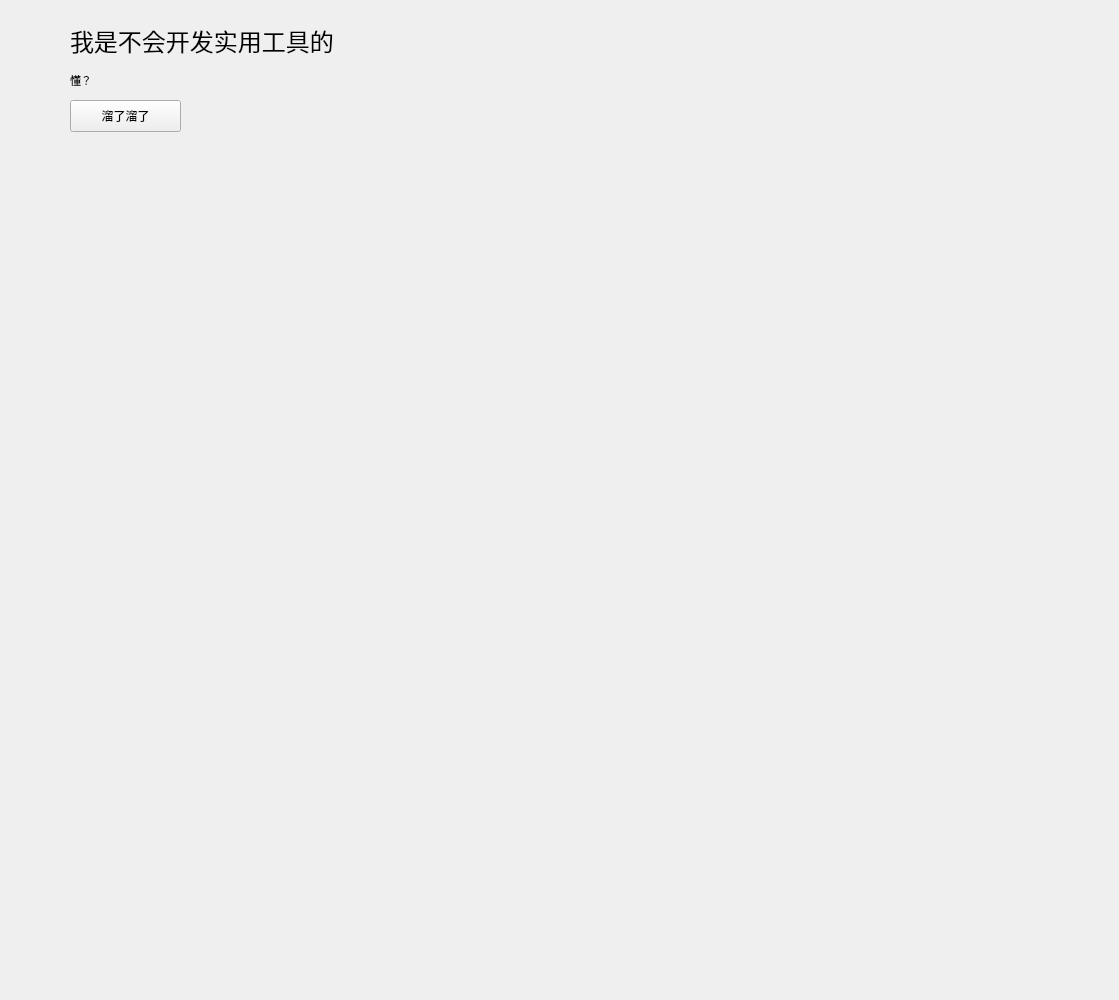
      <widget class="QWidget" name="scrollAreaWidgetContents_3">
       <property name="geometry">
        <rect>
         <x>0</x>
         <y>0</y>
         <width>1119</width>
         <height>1000</height>
        </rect>
       </property>
       <property name="minimumSize">
        <size>
         <width>0</width>
         <height>1000</height>
        </size>
       </property>
       <widget class="ElevatedCardWidget" name="ElevatedCardWidget_6">
        <property name="geometry">
         <rect>
          <x>60</x>
          <y>10</y>
          <width>331</width>
          <height>141</height>
         </rect>
        </property>
        <widget class="TitleLabel" name="TitleLabel_8">
         <property name="geometry">
          <rect>
           <x>10</x>
           <y>0</y>
           <width>271</width>
           <height>61</height>
          </rect>
         </property>
         <property name="font">
          <font>
           <family>微软雅黑</family>
           <pointsize>18</pointsize>
           <weight>50</weight>
           <bold>false</bold>
          </font>
         </property>
         <property name="text">
          <string>我是不会开发实用工具的</string>
         </property>
        </widget>
        <widget class="CaptionLabel" name="CaptionLabel_6">
         <property name="geometry">
          <rect>
           <x>10</x>
           <y>50</y>
           <width>141</width>
           <height>41</height>
          </rect>
         </property>
         <property name="font">
          <font>
           <family>微软雅黑</family>
           <pointsize>8</pointsize>
           <weight>50</weight>
           <bold>false</bold>
          </font>
         </property>
         <property name="text">
          <string>懂？</string>
         </property>
        </widget>
        <widget class="PushButton" name="go">
         <property name="geometry">
          <rect>
           <x>10</x>
           <y>90</y>
           <width>111</width>
           <height>32</height>
          </rect>
         </property>
         <property name="styleSheet">
          <string notr="true">/* ==================== 基础按钮样式 ==================== */
/* 默认状态：青色背景，白色文字，保留圆角和边框 */
PushButton, ToolButton, ToggleButton, ToggleToolButton,
PrimaryPushButton, PrimaryToolButton {
    color: white;
    background-color: #4ca0af;
    border: 1px solid #45a049;
    border-bottom: 1px solid #007780;
    border-radius: 5px;
    padding: 5px 12px 6px 12px;
    outline: none;
}

/* 悬停状态：背景保持青色，文字变为黑色 */
PushButton:hover, ToolButton:hover, ToggleButton:hover, ToggleToolButton:hover,
PrimaryPushButton:hover, PrimaryToolButton:hover {
    
    background-color: #45a049; /* 强制背景色不变 */
    border: 1px solid #45a049;
    border-bottom: 1px solid #007780;
}

/* 按下状态：背景保持青色，文字变为黑色（或深灰色以示反馈） */
PushButton:pressed, ToolButton:pressed, ToggleButton:pressed, ToggleToolButton:pressed,
PrimaryPushButton:pressed, PrimaryToolButton:pressed {
    color: rgba(0, 0, 0, 0.7); /* 按下时文字稍暗，提供视觉反馈 */
    background-color: #009faa; /* 强制背景色不变 */
    border-bottom: 1px solid #007780;
}

/* 禁用状态：背景变灰，文字变灰 */
PushButton:disabled, ToolButton:disabled, ToggleButton:disabled, ToggleToolButton:disabled,
PrimaryPushButton:disabled, PrimaryToolButton:disabled {
    color: rgba(255, 255, 255, 0.6);
    background-color: rgba(0, 0, 0, 0.2);
    border: 1px solid rgba(0, 0, 0, 0.1);
}

/* ==================== 特殊按钮的内边距调整 ==================== */
ToolButton {
    padding: 5px 9px 6px 8px;
}

PushButton[isPlaceholderText=true] {
    color: rgba(0, 0, 0, 0.6063);
}

PushButton[hasIcon=false] {
    padding: 5px 12px 6px 12px;
}

PushButton[hasIcon=true] {
    padding: 5px 12px 6px 36px;
}

DropDownToolButton, PrimaryDropDownToolButton {
    padding: 5px 31px 6px 8px;
}

DropDownPushButton[hasIcon=false],
PrimaryDropDownPushButton[hasIcon=false] {
    padding: 5px 31px 6px 12px;
}

DropDownPushButton[hasIcon=true],
PrimaryDropDownPushButton[hasIcon=true] {
    padding: 5px 31px 6px 36px;
}

/* ==================== 切换按钮的选中状态 ==================== */
/* 选中状态默认就是青色，所以文字保持白色 */
ToggleButton:checked,
ToggleToolButton:checked {
    color: white;
    background-color: #009faa;
    border: 1px solid #00a7b3;
    border-bottom: 1px solid #007780;
}

/* 选中状态下悬停，文字变为黑色 */
ToggleButton:checked:hover,
ToggleToolButton:checked:hover {
    color: black;
    background-color: #009faa;
}

/* 选中状态下按下，文字变为深黑色 */
ToggleButton:checked:pressed,
ToggleToolButton:checked:pressed {
    color: rgba(0, 0, 0, 0.7);
    background-color: #009faa;
}

/* 选中状态下禁用 */
ToggleButton:checked:disabled,
ToggleToolButton:checked:disabled {
    color: rgba(255, 255, 255, 0.6);
    background-color: rgba(0, 0, 0, 0.2);
    border: 1px solid rgba(0, 0, 0, 0.1);
}


/* ==================== 分割按钮 ==================== */
SplitDropButton,
PrimarySplitDropButton {
    border-left: none;
    border-top-left-radius: 0;
    border-bottom-left-radius: 0;
}

#splitPushButton,
#splitToolButton,
#primarySplitPushButton,
#primarySplitToolButton {
    border-top-right-radius: 0;
    border-bottom-right-radius: 0;
}

#splitPushButton:pressed,
#splitToolButton:pressed,
SplitDropButton:pressed {
    border-bottom: 1px solid #007780;
}

PrimarySplitDropButton:pressed {
    border-bottom: 1px solid #007780;
}

#primarySplitPushButton, #primarySplitToolButton {
    border-right: 1px solid #00a7b3;
}

#primarySplitPushButton:pressed, #primarySplitToolButton:pressed {
    border-bottom: 1px solid #007780;
}

/* ==================== 其他控件（保留原始样式）==================== */
HyperlinkButton {
    padding: 6px 12px 6px 12px;
    color: #009faa;
    border: none;
    border-radius: 6px;
    background-color: transparent;
}

HyperlinkButton[hasIcon=false] {
    padding: 6px 12px 6px 12px;
}

HyperlinkButton[hasIcon=true] {
    padding: 6px 12px 6px 36px;
}

HyperlinkButton:hover {
    color: #009faa;
    background-color: rgba(0, 0, 0, 10);
    border: none;
}

HyperlinkButton:pressed {
    color: #009faa;
    background-color: rgba(0, 0, 0, 6);
    border: none;
}

HyperlinkButton:disabled {
    color: rgba(0, 0, 0, 0.43);
    background-color: transparent;
    border: none;
}

RadioButton {
    min-height: 24px;
    max-height: 24px;
    background-color: transparent;
    font: 14px 'Segoe UI', 'Microsoft YaHei', 'PingFang SC';
    color: black;
}

RadioButton::indicator {
    width: 18px;
    height: 18px;
    border-radius: 11px;
    border: 2px solid #999999;
    background-color: rgba(0, 0, 0, 5);
    margin-right: 4px;
}

RadioButton::indicator:hover {
    background-color: rgba(0, 0, 0, 0);
}

RadioButton::indicator:pressed {
    border: 2px solid #bbbbbb;
    background-color: qradialgradient(spread:pad, cx:0.5, cy:0.5, radius:0.5, fx:0.5, fy:0.5,
            stop:0 rgb(255, 255, 255),
            stop:0.5 rgb(255, 255, 255),
            stop:0.6 rgb(225, 224, 223),
            stop:1 rgb(225, 224, 223));
}

RadioButton::indicator:checked {
    height: 22px;
    width: 22px;
    border: none;
    border-radius: 11px;
    background-color: qradialgradient(spread:pad, cx:0.5, cy:0.5, radius:0.5, fx:0.5, fy:0.5,
            stop:0 rgb(255, 255, 255),
            stop:0.5 rgb(255, 255, 255),
            stop:0.6 #009faa,
            stop:1 #009faa);
}

RadioButton::indicator:checked:hover {
    background-color: qradialgradient(spread:pad, cx:0.5, cy:0.5, radius:0.5, fx:0.5, fy:0.5,
            stop:0 rgb(255, 255, 255),
            stop:0.6 rgb(255, 255, 255),
            stop:0.7 #009faa,
            stop:1 #009faa);
}

RadioButton::indicator:checked:pressed {
    background-color: qradialgradient(spread:pad, cx:0.5, cy:0.5, radius:0.5, fx:0.5, fy:0.5,
            stop:0 rgb(255, 255, 255),
            stop:0.5 rgb(255, 255, 255),
            stop:0.6 #009faa,
            stop:1 #009faa);
}

RadioButton:disabled {
    color: rgba(0, 0, 0, 110);
}

RadioButton::indicator:disabled {
    border: 2px solid #bbbbbb;
    background-color: transparent;
}

RadioButton::indicator:disabled:checked {
    border: none;
    background-color: qradialgradient(spread:pad, cx:0.5, cy:0.5, radius:0.5, fx:0.5, fy:0.5,
            stop:0 rgb(255, 255, 255),
            stop:0.5 rgb(255, 255, 255),
            stop:0.6 rgba(0, 0, 0, 0.2169),
            stop:1 rgba(0, 0, 0, 0.2169));
}

TransparentToolButton,
TransparentToggleToolButton,
TransparentDropDownToolButton,
TransparentPushButton,
TransparentDropDownPushButton,
TransparentTogglePushButton {
    background-color: transparent;
    border: none;
    border-radius: 5px;
    margin: 0;
}

TransparentToolButton:hover,
TransparentToggleToolButton:hover,
TransparentDropDownToolButton:hover,
TransparentPushButton:hover,
TransparentDropDownPushButton:hover,
TransparentTogglePushButton:hover {
    background-color: rgba(0, 0, 0, 9);
    border: none;
}

TransparentToolButton:pressed,
TransparentToggleToolButton:pressed,
TransparentDropDownToolButton:pressed,
TransparentPushButton:pressed,
TransparentDropDownPushButton:pressed,
TransparentTogglePushButton:pressed {
    background-color: rgba(0, 0, 0, 6);
    border: none;
}

TransparentToolButton:disabled,
TransparentToggleToolButton:disabled,
TransparentDropDownToolButton:disabled,
TransparentPushButton:disabled,
TransparentDropDownPushButton:disabled,
TransparentTogglePushButton:disabled {
    background-color: transparent;
    border: none;
}

PillPushButton,
PillPushButton:hover,
PillPushButton:pressed,
PillPushButton:disabled,
PillPushButton:checked,
PillPushButton:checked:hover,
PillPushButton:checked:pressed,
PillPushButton:disabled:checked,
PillToolButton,
PillToolButton:hover,
PillToolButton:pressed,
PillToolButton:disabled,
PillToolButton:checked,
PillToolButton:checked:hover,
PillToolButton:checked:pressed,
PillToolButton:disabled:checked {
    background-color: transparent;
    border: none;
}
</string>
         </property>
         <property name="text">
          <string>溜了溜了</string>
         </property>
        </widget>
       </widget>
      </widget>
